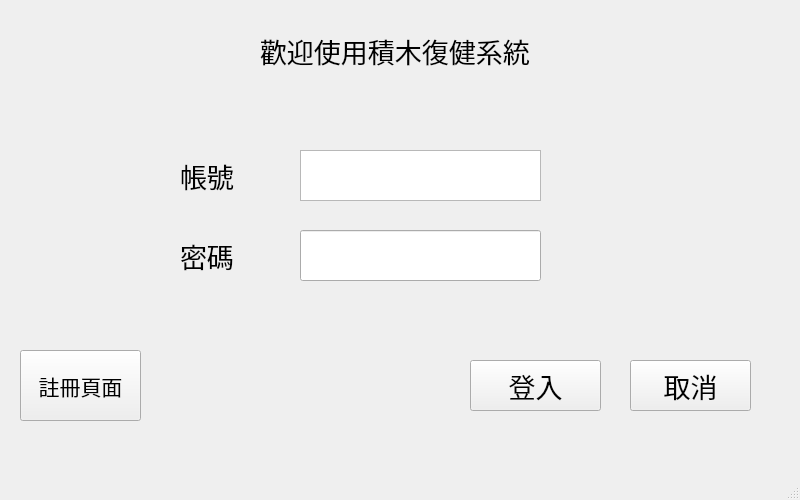
<?xml version="1.0" encoding="UTF-8"?>
<ui version="4.0">
 <class>MainWindow</class>
 <widget class="QMainWindow" name="MainWindow">
  <property name="geometry">
   <rect>
    <x>0</x>
    <y>0</y>
    <width>800</width>
    <height>500</height>
   </rect>
  </property>
  <property name="windowTitle">
   <string>MainWindow</string>
  </property>
  <widget class="QWidget" name="centralwidget">
   <widget class="QLabel" name="label">
    <property name="geometry">
     <rect>
      <x>180</x>
      <y>150</y>
      <width>91</width>
      <height>51</height>
     </rect>
    </property>
    <property name="font">
     <font>
      <pointsize>20</pointsize>
     </font>
    </property>
    <property name="text">
     <string>帳號</string>
    </property>
   </widget>
   <widget class="QLabel" name="label_2">
    <property name="geometry">
     <rect>
      <x>180</x>
      <y>230</y>
      <width>91</width>
      <height>51</height>
     </rect>
    </property>
    <property name="font">
     <font>
      <pointsize>20</pointsize>
     </font>
    </property>
    <property name="text">
     <string>密碼</string>
    </property>
   </widget>
   <widget class="QTextEdit" name="acc_lo">
    <property name="geometry">
     <rect>
      <x>300</x>
      <y>150</y>
      <width>241</width>
      <height>51</height>
     </rect>
    </property>
    <property name="font">
     <font>
      <pointsize>12</pointsize>
     </font>
    </property>
   </widget>
   <widget class="QLineEdit" name="pas_lo">
    <property name="geometry">
     <rect>
      <x>300</x>
      <y>230</y>
      <width>241</width>
      <height>51</height>
     </rect>
    </property>
   </widget>
   <widget class="QLabel" name="label_3">
    <property name="geometry">
     <rect>
      <x>260</x>
      <y>20</y>
      <width>331</width>
      <height>61</height>
     </rect>
    </property>
    <property name="font">
     <font>
      <pointsize>20</pointsize>
     </font>
    </property>
    <property name="text">
     <string>歡迎使用積木復健系統</string>
    </property>
   </widget>
   <widget class="QPushButton" name="log">
    <property name="geometry">
     <rect>
      <x>470</x>
      <y>360</y>
      <width>131</width>
      <height>51</height>
     </rect>
    </property>
    <property name="font">
     <font>
      <pointsize>20</pointsize>
     </font>
    </property>
    <property name="text">
     <string>登入</string>
    </property>
   </widget>
   <widget class="QPushButton" name="can">
    <property name="geometry">
     <rect>
      <x>630</x>
      <y>360</y>
      <width>121</width>
      <height>51</height>
     </rect>
    </property>
    <property name="font">
     <font>
      <pointsize>20</pointsize>
     </font>
    </property>
    <property name="text">
     <string>取消</string>
    </property>
   </widget>
   <widget class="QPushButton" name="res">
    <property name="geometry">
     <rect>
      <x>20</x>
      <y>350</y>
      <width>121</width>
      <height>71</height>
     </rect>
    </property>
    <property name="font">
     <font>
      <pointsize>16</pointsize>
     </font>
    </property>
    <property name="text">
     <string>註冊頁面</string>
    </property>
   </widget>
   <widget class="QLabel" name="label_4">
    <property name="geometry">
     <rect>
      <x>310</x>
      <y>300</y>
      <width>291</width>
      <height>41</height>
     </rect>
    </property>
    <property name="text">
     <string/>
    </property>
   </widget>
  </widget>
  <widget class="QMenuBar" name="menubar">
   <property name="geometry">
    <rect>
     <x>0</x>
     <y>0</y>
     <width>800</width>
     <height>25</height>
    </rect>
   </property>
  </widget>
  <widget class="QStatusBar" name="statusbar"/>
 </widget>
 <resources/>
 <connections/>
</ui>
